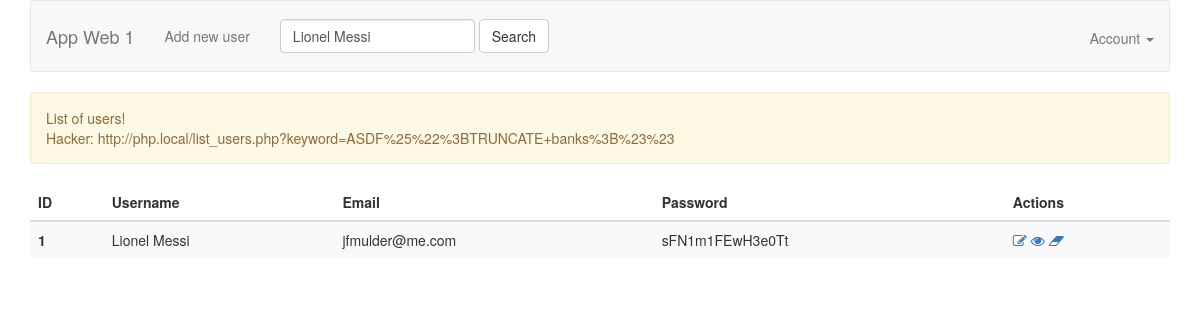
The page /list_users.php?keyword=Lionel Messi on the database its author committed.
### tables this page shows
CREATE TABLE `users` (
  `user_id` int(11) NOT NULL,
  `user_name` varchar(25) NOT NULL,
  `user_email` varchar(55) NOT NULL,
  `user_pass` varchar(255) NOT NULL,
  `updated_at` datetime DEFAULT NULL,
  `created_at` datetime DEFAULT NULL
);

### models/UserModel.php (called while the page is built, shortened)
<?php
require_once 'BaseModel.php';
class UserModel extends BaseModel {
    public function getUsers($params = []) {
        if (!empty($params['keyword'])) {
            $sql = 'SELECT * FROM users WHERE user_name LIKE "%' . $params['keyword'] .'%"';
            $users = $this->query($sql);
        } else {
            $sql = 'SELECT * FROM users';
            $users = $this->select($sql);
        }
        return $users;
    }
}

### models/BaseModel.php (called while the page is built, shortened)
<?php
abstract class BaseModel {
    protected static $_connection;
    public function __construct() {
        if (!isset(self::$_connection)) {
            self::$_connection = mysqli_connect(DB_HOST, DB_USER, DB_PASSWORD, DB_NAME, DB_PORT);
        }
    }
    protected function query($sql) {
        $result = self::$_connection->query($sql);
        return $result;
    }
}

### list_users.php (the view, shortened to what this page needs)
<?php
require_once 'models/UserModel.php';
$userModel = new UserModel();
$params = [];
if (!empty($_GET['keyword'])) {
    $params['keyword'] = $_GET['keyword'];
}
$users = $userModel->getUsers($params);
?>
<!DOCTYPE html>
<html>
<head>
    <?php include 'views/meta.php' ?>
</head>
<body>
    <?php include 'views/header.php'?>
    <div class="container">
        <?php if (!empty($users)) {?>
            <div class="alert alert-warning" role="alert">
                List of users! <br>
                Hacker: http://php.local/list_users.php?keyword=ASDF%25%22%3BTRUNCATE+banks%3B%23%23
            </div>
            <table class="table table-striped">
                <thead>
                    <tr>
                        <th scope="col">ID</th>
                        <th scope="col">Username</th>
                        <th scope="col">Email</th>
                        <th scope="col">Password</th>
                        <th scope="col">Actions</th>
                    </tr>
                </thead>
                <tbody>
                    <?php foreach ($users as $user) {?>
                        <tr>
                            <th scope="row"><?php echo $user['user_id']?></th>
                            <td>
                                <?php echo $user['user_name']?>
                            </td>
                            <td>
                                <?php echo $user['user_email']?>
                            </td>
                            <td>
                                <?php echo $user['user_pass']?>
                            </td>
                            <td>
                                <a href="form_user.php?id=<?php echo $user['user_id'] ?>">
                                    <i class="fa fa-pencil-square-o" aria-hidden="true" title="Update"></i>
                                </a>
                                <a href="view_user.php?id=<?php echo $user['user_id'] ?>">
                                    <i class="fa fa-eye" aria-hidden="true" title="View"></i>
                                </a>
                                <a href="delete_user.php?id=<?php echo $user['user_id'] ?>">
                                    <i class="fa fa-eraser" aria-hidden="true" title="Delete"></i>
                                </a>
                            </td>
                        </tr>
                    <?php } ?>
                </tbody>
            </table>
        <?php }else { ?>
            <div class="alert alert-dark" role="alert">
                This is a dark alert—check it out!
            </div>
        <?php } ?>
    </div>
</body>
</html>

### rows shown on the page
users: user_id "1", user_name "Lionel Messi", user_email "jfmulder@me.com", user_pass "sFN1m1FEwH3e0Tt"
